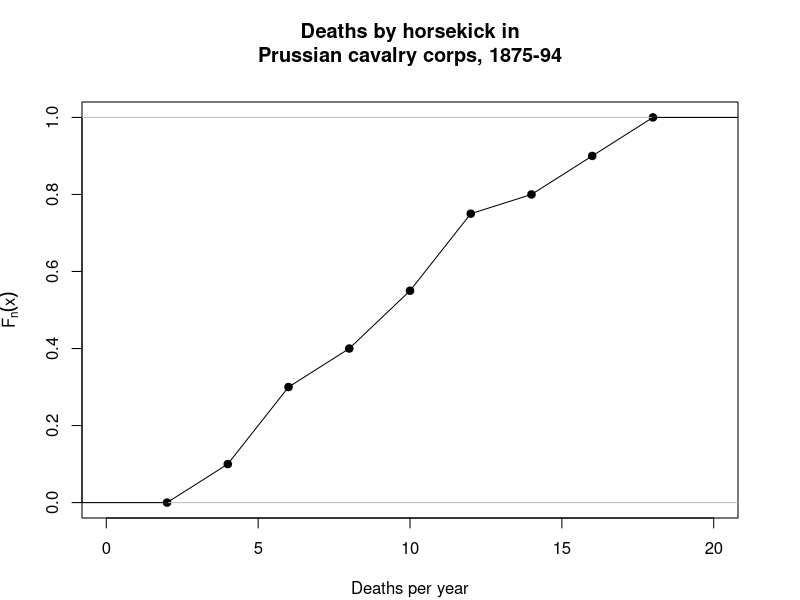

This chart was generated by the following R code:
pdf(file = "R-horsekick_grouped-ecdf.pdf", width = 4, height = 4, pointsize = 8)
#Empirical cumulative distribution function (ecdf) example. Data = von Bortkiewicz's famous dataset of deaths by horse kick in Prussian cavalry corps
library("pscl")
par(mar=c(4,4,5,3)+0.1)
X <- tapply(prussian$y, prussian$year, sum)
h <- hist(X, plot=F)
xval <- c( -1, h$breaks, 21)
ecdf <- c(0, 0, cumsum(h$counts)/sum(h$counts), 1)
plot(xval[2:10], ecdf[2:10], pch=19, xlab="Deaths per year", ylab=expression(F[n](x)), xlim=c(0,20))
title("Deaths by horsekick in\nPrussian cavalry corps, 1875-94", line=2)
abline(h=0, col="grey")
abline(h=1, col="grey")
lines(xval, ecdf)
dev.off()
if (interactive()) browseURL(paste0(getwd(),"/R-horsekick_grouped-ecdf.pdf"))
